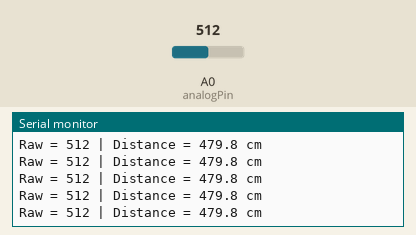
Simulated run of this sketch. Board: Arduino Uno, built with avr-gcc and run on an emulated ATmega328P. Shown: the last lines printed to the serial monitor. The inputs (shaded band) are chosen by the test bench; at power-on: A0 (analogPin) = 512.

Above: at 1.2 s.
1.3 s: A0 (analogPin) set to 660
At 1.56 s:
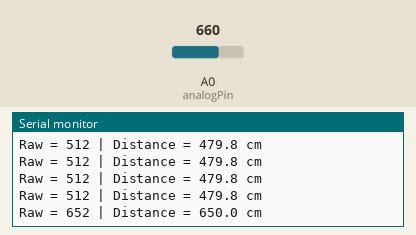
2.8 s: A0 (analogPin) set to 642
At 2.97 s:
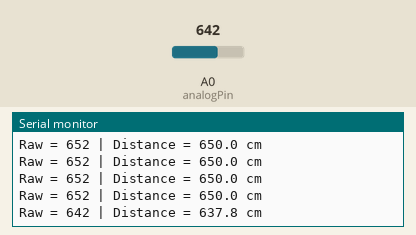
Timing chart, 0 to 5.8 s (numbered marks = the images above; inputs shaded):
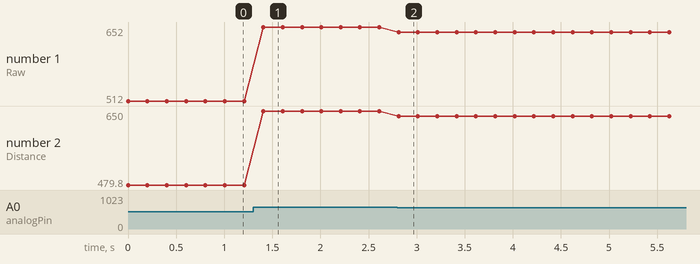

Measured:
- after the input at 1.3 s, the serial monitor: prints a new line after 0.11 s (image 1)
- after the input at 2.8 s, the serial monitor: prints a new line at once (image 2)
- plotted number 1: 512 → 652 after the input at 1.3 s, 652 → 642 after the input at 2.8 s
- plotted number 2: 479.8 → 650 after the input at 1.3 s, 650 → 637.8 after the input at 2.8 s

The sketch:

testing.ino
```cpp
const int analogPin = A0;

// 用你实测的 near/far raw
const int RAW_MIN    = 119;   // 对应  2 cm
const int RAW_MAX    = 652;   // 对应 650 cm
const float DIST_MIN =   2.0; // cm
const float DIST_MAX = 650.0; // cm

void setup() {
  Serial.begin(115200);
}

void loop() {
  int raw = analogRead(analogPin);
  raw = constrain(raw, RAW_MIN, RAW_MAX);

  float distance = (raw - RAW_MIN)
                 * (DIST_MAX - DIST_MIN)
                 / float(RAW_MAX - RAW_MIN)
                 + DIST_MIN;

  Serial.print("Raw = ");
  Serial.print(raw);
  Serial.print(" | Distance = ");
  Serial.print(distance, 1);
  Serial.println(" cm");

  delay(200);
}
```
